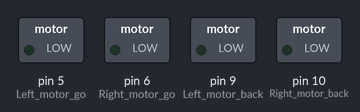
Simulated run of this sketch. Board: Arduino Uno, built with avr-gcc and run on an emulated ATmega328P. Shown: switched loads named in the sketch (green lamp = pin HIGH).

Above: at 0.1 s.
At 0.6 s:
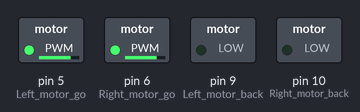
Timing chart, 0 to 2.1 s (numbered marks = the images above):
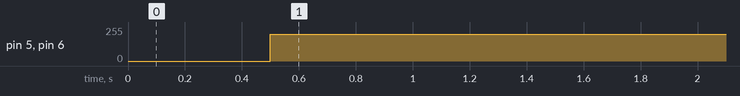

Measured:
- by itself, pin 5 (Left_motor_go), pin 6 (Right_motor_go): 0/255 → 200/255 at 0.50 s

The sketch:

advance.ino
```cpp
//============================yahboom===========================
//  Intelligent car run experiment
//===============================================================

int Left_motor_back=9;      //IN1
int Left_motor_go=5;        //IN2

int Right_motor_go=6;       // IN3
int Right_motor_back=10;    //IN4

void setup()
{
  //Initialize the motor drive IO for output mode
  pinMode(Left_motor_go,OUTPUT); // PIN 5 (PWM)
  pinMode(Left_motor_back,OUTPUT); // PIN 9 (PWM)
  pinMode(Right_motor_go,OUTPUT);// PIN 6 (PWM)
  pinMode(Right_motor_back,OUTPUT);// PIN 10 (PWM)
}
void run(int time)
{
  digitalWrite(Right_motor_go,HIGH);
  digitalWrite(Right_motor_back,LOW);
  analogWrite(Right_motor_go,200);//PWM ratio 0~255 speed control,
                                 //the difference of left and right wheel slightly increase or decrease
  analogWrite(Right_motor_back,0);
  digitalWrite(Left_motor_go,HIGH);
  digitalWrite(Left_motor_back,LOW);
  analogWrite(Left_motor_go,200);//PWM ratio 0~255 speed control,
                                 //the difference of left and right wheel slightly increase or decrease
  analogWrite(Left_motor_back,0);
  delay(time * 100);   //execution time, can be adjusted
}

void loop()
{
  delay(500);
  run(10);
}
```
